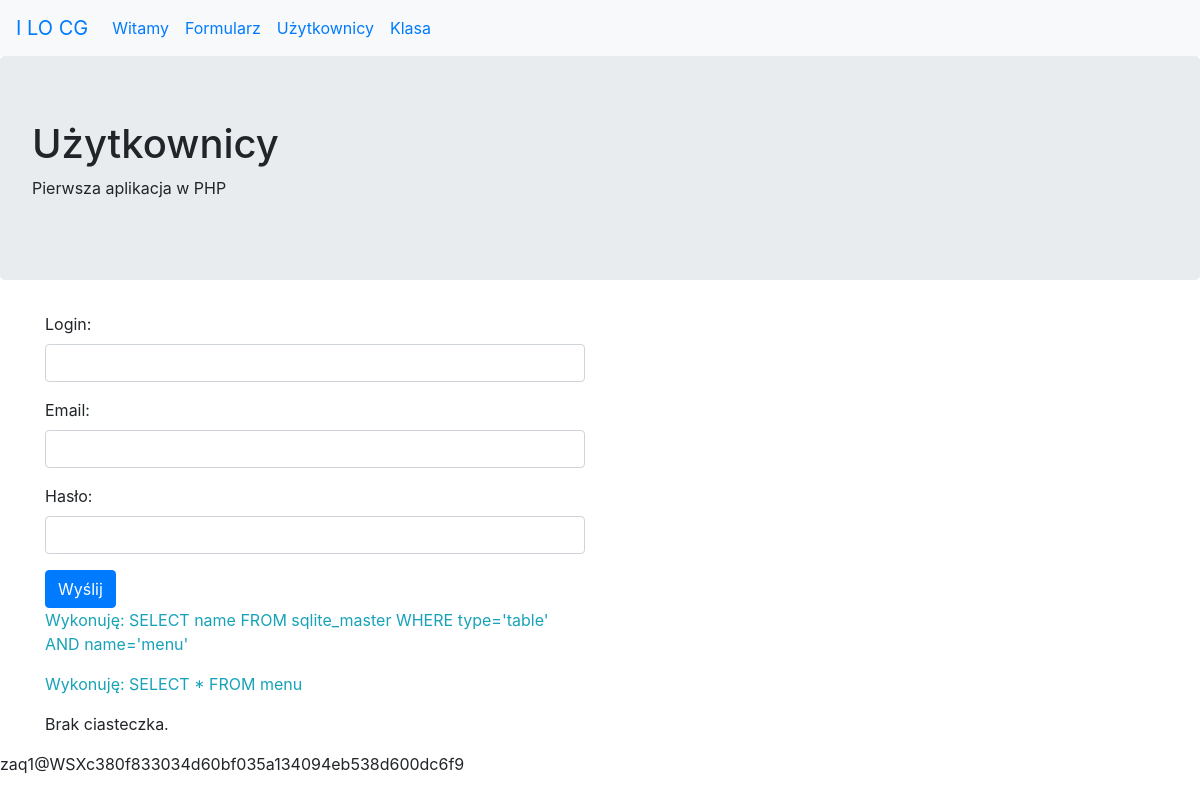
Before: /?id=3 with the older database file.
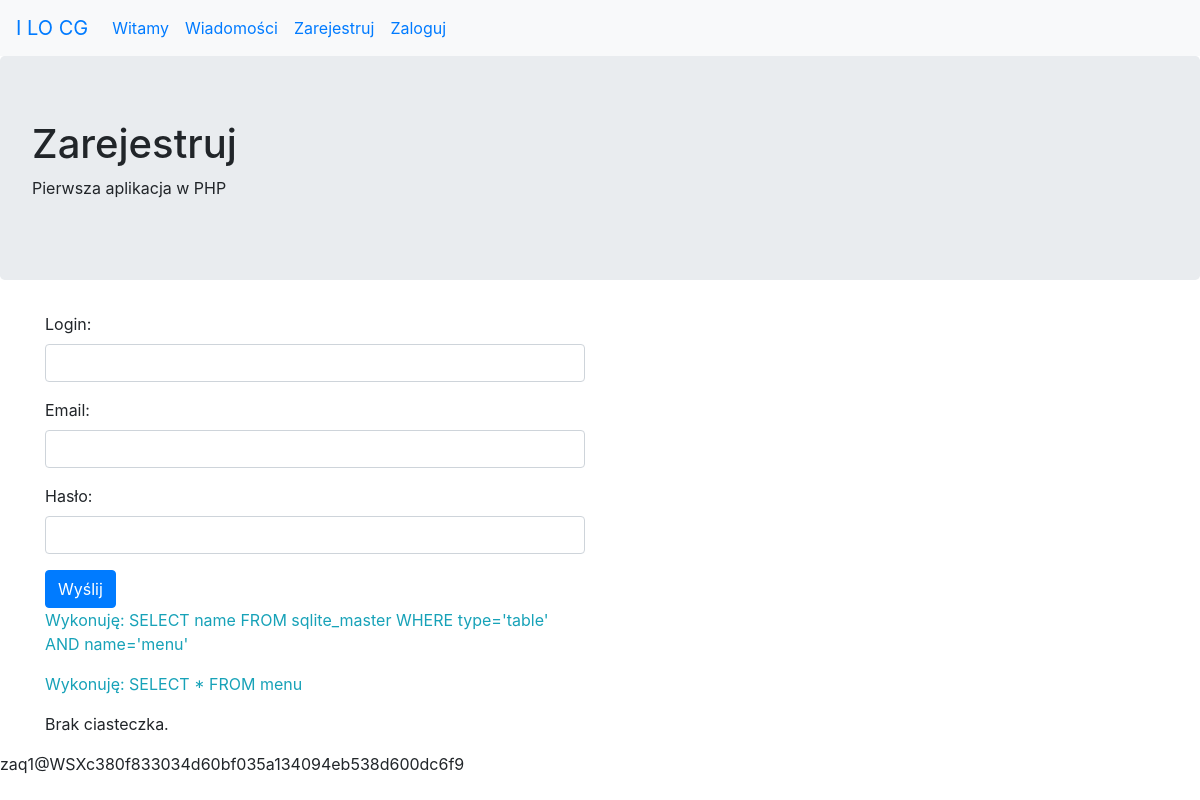
After: the same page with the newer database file.
### tables this page shows
CREATE TABLE menu (
	id INTEGER PRIMARY KEY AUTOINCREMENT,
	plik CHAR(20) NOT NULL,
	tytul VARCHAR(30) NOT NULL,
	pozycja INTEGER DEFAULT 0
);

### inc/users.php (called while the page is built, shortened)
<?php
class User {
	var $dane = array();
	function __get($k) {
		if (array_key_exists($k, $this->dane))
			return $this->dane[$k];
		else
			return null;
	}
}
?>

### inc/functions.php (the view, shortened to what this page needs)
<?php
function get_menu($id, &$strona) {
  Baza::db_query('SELECT * FROM menu');
  foreach (Baza::$ret as $k => $t) {
    echo '
<li class="nav-item">
    <a class="nav-link';
    if ($t['id'] == $id) {
      echo ' active';
    }
    echo '" href="?id='.$t['id'].'">'.$t['tytul'].'</a>
</li>
    ';
  }
}
function get_page_title($strona) {
  if (array_key_exists('tytul', $strona))
    echo $strona['tytul'];
  else
    echo 'Aplikacja PHP';
}
function get_koms($kom) {
  foreach ($kom as $k) {
    echo "<p class=\"text-info\">$k</p>";
  }
}
?>

### inc/db.php (shortened to what this page needs)
<?php
class Baza {
	static private $db = null;
	public function __construct($dbfile) {
		self::$db = new PDO("sqlite:$dbfile");
		self::$db->setAttribute(PDO::ATTR_ERRMODE, PDO::ERRMODE_EXCEPTION);
		self::init_tables();
	}
	function init_tables() {
		if (file_exists(DBASE.'baza.sql')) {
			$q = "SELECT name FROM sqlite_master WHERE type='table' AND name='menu'";
			self::db_query($q);
		}
	}
	static public function db_query($q) {
		try {
			self::$ret = self::$db->query($q, PDO::FETCH_ASSOC)->fetchAll();
			self::$kom[] = 'Wykonuję: '.$q.'<br>';
		} catch(PDOException $e) {
			echo ($e->getMessage());
		}
	}
}
?>

### inc/template.php (shortened to what this page needs)
<!doctype html>
<html lang="pl">
<head>
    <link rel="stylesheet" href="https://stackpath.bootstrapcdn.com/bootstrap/4.3.1/css/bootstrap.min.css">
</head>
<body>
    <nav class="navbar navbar-expand-sm bg-light">
        <a class="navbar-brand" href="http://lo1.sandomierz.pl">I LO CG</a>
        <div class="collapse navbar-collapse" id="collapsibleNavbar">
            <ul class="navbar-nav">
<?php get_menu($id, $strona); ?>
            </ul>
        </div>
    </nav>
<div class="jumbotron">
  <h1><?php get_page_title($strona); ?></h1>
  <p>Pierwsza aplikacja w PHP</p>
</div>
<div class="container">
    <div class="row">
        <div class="col">
        <?php
            get_koms(Baza::$kom);
            if (isset($_COOKIE[$user->CookieName])) {
                echo "<p>Ciasteczko: ".$_COOKIE[$user->CookieName]."</p>";
            } else {
                echo "<p>Brak ciasteczka.</p>";
            }
        ?>
        </div>
        <div class="col"></div>
    </div>
</div>
</body>
</html>

### index.php (shortened to what this page needs)
<?php
$dbfile = DBASE.'baza.db';
$kom = array();
require_once(DINC.'functions.php');
require_once(DINC.'db.php');
require_once(DINC.'users.php');
$db = new Baza($dbfile);
$user = new User();
if (isset($_GET['id']))
	$id=$_GET['id'];
else
	$id=1;
$strona = array();
include_once(DINC.'template.php');
echo sha1('zaq1@WSX');
?>

Changed rows visible on the page:
removed menu: tytul "Formularz"
added menu: tytul "Wiadomości"
changed menu: tytul "Użytkownicy" → "Zarejestruj"
changed menu: tytul "Klasa" → "Zaloguj"
